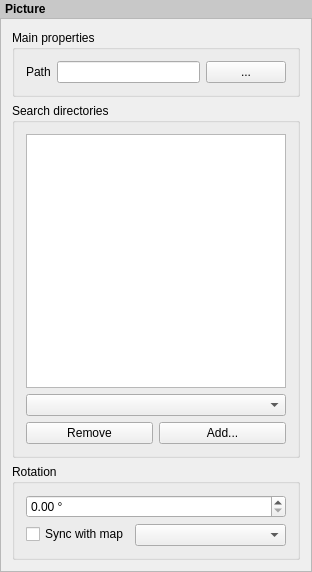
<?xml version="1.0" encoding="UTF-8"?>
<ui version="4.0">
 <class>QgsComposerPictureWidgetBase</class>
 <widget class="QWidget" name="QgsComposerPictureWidgetBase">
  <property name="geometry">
   <rect>
    <x>0</x>
    <y>0</y>
    <width>312</width>
    <height>572</height>
   </rect>
  </property>
  <property name="sizePolicy">
   <sizepolicy hsizetype="Minimum" vsizetype="Expanding">
    <horstretch>0</horstretch>
    <verstretch>0</verstretch>
   </sizepolicy>
  </property>
  <property name="windowTitle">
   <string>Picture Options</string>
  </property>
  <layout class="QVBoxLayout" name="verticalLayout_2">
   <property name="spacing">
    <number>0</number>
   </property>
   <property name="margin">
    <number>0</number>
   </property>
   <item>
    <widget class="QLabel" name="label_2">
     <property name="sizePolicy">
      <sizepolicy hsizetype="Preferred" vsizetype="Maximum">
       <horstretch>0</horstretch>
       <verstretch>0</verstretch>
      </sizepolicy>
     </property>
     <property name="styleSheet">
      <string notr="true">padding: 2px; font-weight: bold; background-color: rgb(200, 200, 200);</string>
     </property>
     <property name="text">
      <string>Picture</string>
     </property>
    </widget>
   </item>
   <item>
    <widget class="QScrollArea" name="scrollArea">
     <property name="widgetResizable">
      <bool>true</bool>
     </property>
     <widget class="QWidget" name="scrollAreaWidgetContents">
      <property name="geometry">
       <rect>
        <x>0</x>
        <y>0</y>
        <width>310</width>
        <height>550</height>
       </rect>
      </property>
      <layout class="QVBoxLayout" name="mainLayout">
       <item>
        <widget class="QgsCollapsibleGroupBox" name="mPreviewGroupBox">
         <property name="title">
          <string>Main properties</string>
         </property>
         <property name="syncGroup" stdset="0">
          <string notr="true">composeritem</string>
         </property>
         <property name="collapsed" stdset="0">
          <bool>false</bool>
         </property>
         <layout class="QFormLayout" name="formLayout_2">
          <property name="fieldGrowthPolicy">
           <enum>QFormLayout::AllNonFixedFieldsGrow</enum>
          </property>
          <property name="labelAlignment">
           <set>Qt::AlignLeading|Qt::AlignLeft|Qt::AlignVCenter</set>
          </property>
          <item row="1" column="0">
           <widget class="QLabel" name="label">
            <property name="text">
             <string>Path</string>
            </property>
            <property name="buddy">
             <cstring>mPictureLineEdit</cstring>
            </property>
           </widget>
          </item>
          <item row="1" column="1">
           <layout class="QHBoxLayout" name="horizontalLayout_2">
            <item>
             <widget class="QLineEdit" name="mPictureLineEdit"/>
            </item>
            <item>
             <widget class="QPushButton" name="mPictureBrowseButton">
              <property name="sizePolicy">
               <sizepolicy hsizetype="Minimum" vsizetype="Fixed">
                <horstretch>0</horstretch>
                <verstretch>0</verstretch>
               </sizepolicy>
              </property>
              <property name="maximumSize">
               <size>
                <width>150</width>
                <height>32767</height>
               </size>
              </property>
              <property name="text">
               <string>...</string>
              </property>
             </widget>
            </item>
           </layout>
          </item>
         </layout>
        </widget>
       </item>
       <item>
        <widget class="QgsCollapsibleGroupBox" name="mSearchDirectoriesGroupBox">
         <property name="sizePolicy">
          <sizepolicy hsizetype="Preferred" vsizetype="Expanding">
           <horstretch>0</horstretch>
           <verstretch>0</verstretch>
          </sizepolicy>
         </property>
         <property name="title">
          <string>Search directories</string>
         </property>
         <property name="syncGroup" stdset="0">
          <string notr="true">composeritem</string>
         </property>
         <property name="collapsed" stdset="0">
          <bool>false</bool>
         </property>
         <layout class="QVBoxLayout" name="verticalLayout">
          <item>
           <widget class="QListWidget" name="mPreviewListWidget">
            <property name="showDropIndicator" stdset="0">
             <bool>false</bool>
            </property>
            <property name="dragDropMode">
             <enum>QAbstractItemView::DragDrop</enum>
            </property>
            <property name="movement">
             <enum>QListView::Free</enum>
            </property>
            <property name="flow">
             <enum>QListView::LeftToRight</enum>
            </property>
            <property name="isWrapping" stdset="0">
             <bool>true</bool>
            </property>
            <property name="resizeMode">
             <enum>QListView::Adjust</enum>
            </property>
            <property name="gridSize">
             <size>
              <width>30</width>
              <height>30</height>
             </size>
            </property>
            <property name="viewMode">
             <enum>QListView::IconMode</enum>
            </property>
            <property name="wordWrap">
             <bool>true</bool>
            </property>
           </widget>
          </item>
          <item>
           <widget class="QComboBox" name="mSearchDirectoriesComboBox"/>
          </item>
          <item>
           <layout class="QHBoxLayout" name="horizontalLayout">
            <item>
             <widget class="QPushButton" name="mRemoveDirectoryButton">
              <property name="text">
               <string>Remove</string>
              </property>
             </widget>
            </item>
            <item>
             <widget class="QPushButton" name="mAddDirectoryButton">
              <property name="text">
               <string>Add...</string>
              </property>
             </widget>
            </item>
           </layout>
          </item>
         </layout>
        </widget>
       </item>
       <item>
        <widget class="QgsCollapsibleGroupBox" name="groupBox">
         <property name="title">
          <string>Rotation</string>
         </property>
         <property name="syncGroup" stdset="0">
          <string notr="true">composeritem</string>
         </property>
         <property name="collapsed" stdset="0">
          <bool>false</bool>
         </property>
         <layout class="QFormLayout" name="formLayout">
          <property name="fieldGrowthPolicy">
           <enum>QFormLayout::AllNonFixedFieldsGrow</enum>
          </property>
          <property name="labelAlignment">
           <set>Qt::AlignLeading|Qt::AlignLeft|Qt::AlignVCenter</set>
          </property>
          <item row="1" column="0">
           <widget class="QCheckBox" name="mRotationFromComposerMapCheckBox">
            <property name="text">
             <string>Sync with map</string>
            </property>
           </widget>
          </item>
          <item row="1" column="1">
           <widget class="QComboBox" name="mComposerMapComboBox"/>
          </item>
          <item row="0" column="0" colspan="2">
           <widget class="QDoubleSpinBox" name="mRotationSpinBox">
            <property name="suffix">
             <string> °</string>
            </property>
            <property name="maximum">
             <double>360.000000000000000</double>
            </property>
           </widget>
          </item>
         </layout>
        </widget>
       </item>
      </layout>
     </widget>
    </widget>
   </item>
  </layout>
 </widget>
 <layoutdefault spacing="6" margin="11"/>
 <customwidgets>
  <customwidget>
   <class>QgsCollapsibleGroupBox</class>
   <extends>QGroupBox</extends>
   <header location="global">qgscollapsiblegroupbox.h</header>
   <container>1</container>
  </customwidget>
 </customwidgets>
 <tabstops>
  <tabstop>mSearchDirectoriesComboBox</tabstop>
  <tabstop>mPictureLineEdit</tabstop>
  <tabstop>mPictureBrowseButton</tabstop>
  <tabstop>mRotationFromComposerMapCheckBox</tabstop>
 </tabstops>
 <resources/>
 <connections/>
</ui>
